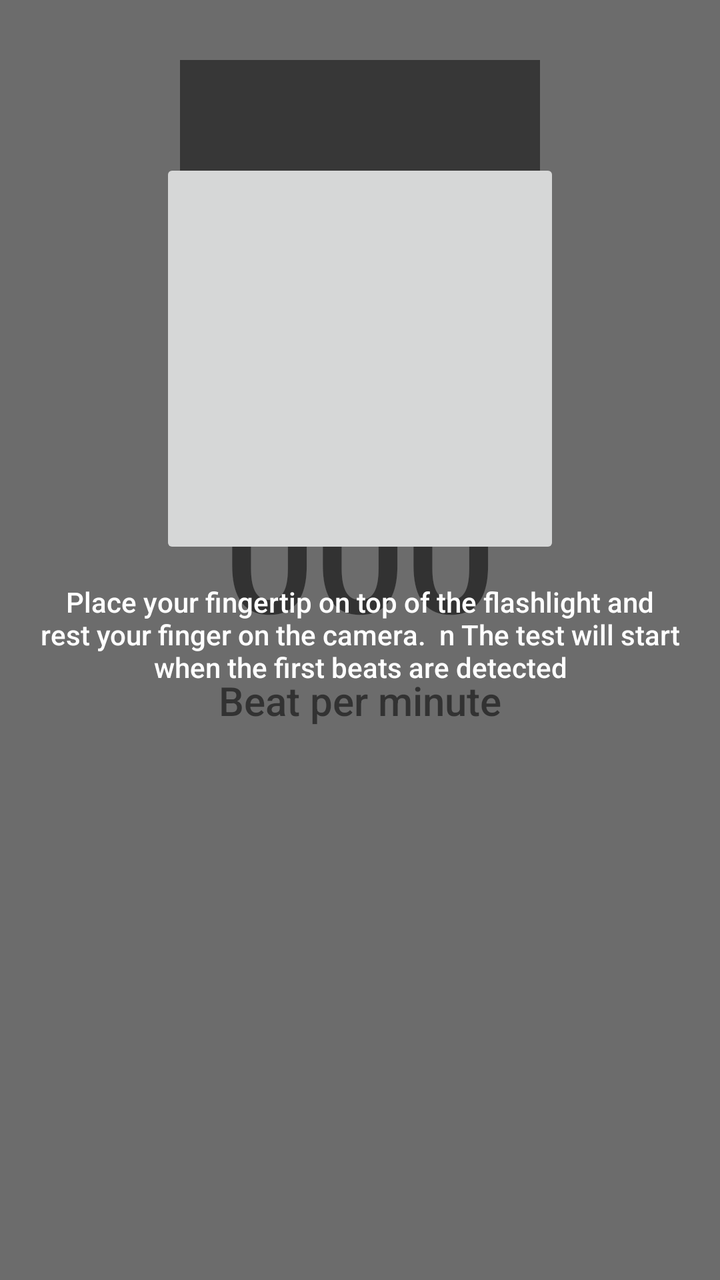
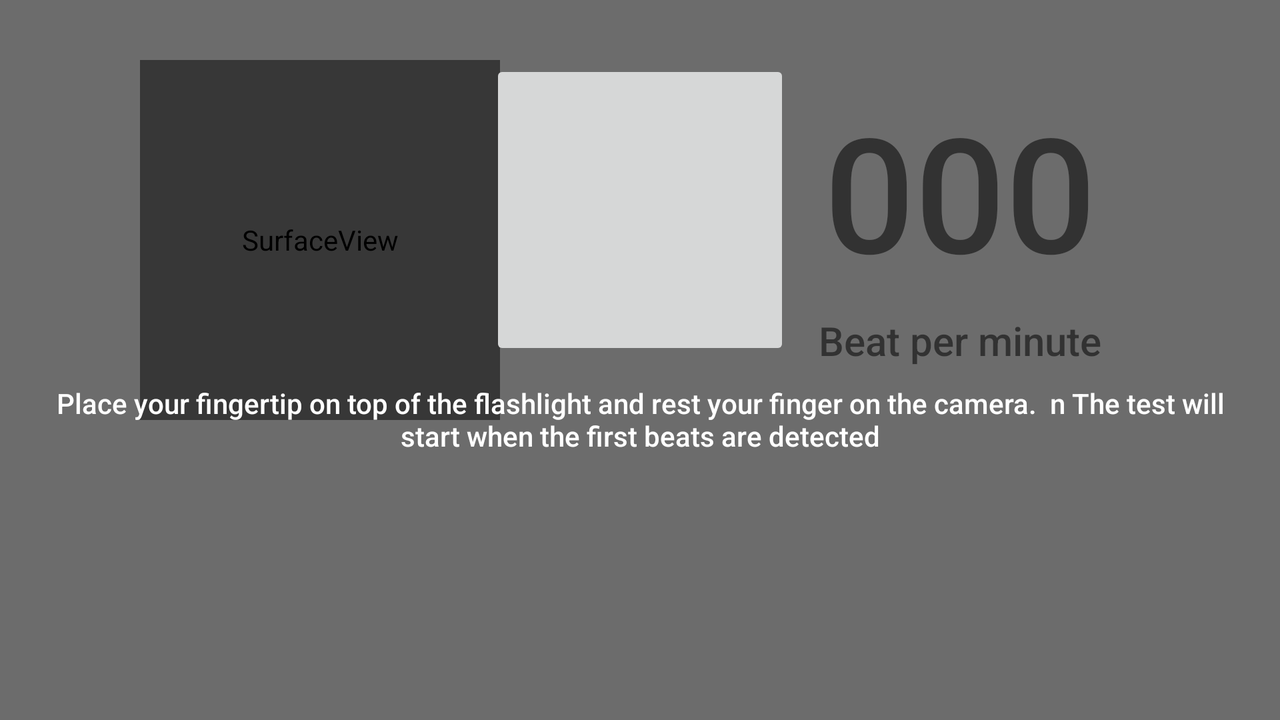

Compare how this app lays out the same screen by default and in its alternative resource folder. The renders come first, then the two layout files and the values they reference.
<!-- AndroidManifest.xml: application theme AppTheme -->
<!-- res/layout/fragment_measuring_pressure.xml -->
<?xml version="1.0" encoding="utf-8"?>
<layout xmlns:android="http://schemas.android.com/apk/res/android"
    xmlns:app="http://schemas.android.com/apk/res-auto"
    xmlns:tools="http://schemas.android.com/tools">

    <ScrollView
        android:layout_width="match_parent"
        android:layout_height="match_parent"
        android:fillViewport="true">

        <android.support.constraint.ConstraintLayout
            android:layout_width="match_parent"
            android:layout_height="wrap_content">

            <SurfaceView
                android:id="@+id/camera_surfaceview"
                android:layout_width="@dimen/measuring_pressure_surfaceview_size"
                android:layout_height="@dimen/measuring_pressure_surfaceview_size"
                android:layout_marginTop="@dimen/screen_title_spacing"
                app:layout_constraintEnd_toEndOf="parent"
                app:layout_constraintStart_toStartOf="parent"
                app:layout_constraintTop_toTopOf="parent" />

            
            
            
            
            
            
            
            
            
            
            
            
            

            
            
            
            
            

            

            <TextView
                android:id="@+id/beat_per_minute_textview"
                android:layout_width="wrap_content"
                android:layout_height="wrap_content"
                android:layout_marginTop="@dimen/medium_vertical_spacing"
                android:fontFamily="sans-serif-medium"
                android:text="@string/empty_beat_per_minute"
                android:textSize="@dimen/beat_per_minute_size"
                app:layout_constraintEnd_toEndOf="parent"
                app:layout_constraintStart_toStartOf="parent"
                app:layout_constraintTop_toBottomOf="@+id/camera_surfaceview" />

            <TextView
                android:id="@+id/beat_per_minute_label_textview"
                android:layout_width="wrap_content"
                android:layout_height="wrap_content"
                android:layout_marginTop="@dimen/small_vertical_spacing"
                android:fontFamily="sans-serif-medium"
                android:text="@string/beats_per_minute"
                android:textSize="@dimen/screen_title"
                app:layout_constraintEnd_toEndOf="parent"
                app:layout_constraintStart_toStartOf="parent"
                app:layout_constraintTop_toBottomOf="@+id/beat_per_minute_textview" />

            <Button
                android:id="@+id/restart_button"
                style="@style/AccentReverseButton"
                android:layout_width="0dp"
                android:layout_height="wrap_content"
                android:layout_marginBottom="@dimen/heavy_vertical_spacing"
                android:layout_marginTop="@dimen/extra_heavy_vertical_spacing"
                android:text="@string/restart_process"
                android:visibility="invisible"
                app:layout_constraintBottom_toBottomOf="parent"
                app:layout_constraintEnd_toEndOf="parent"
                app:layout_constraintStart_toStartOf="parent"
                app:layout_constraintTop_toBottomOf="@+id/beat_per_minute_label_textview"
                app:layout_constraintVertical_bias="1.0" />


            <android.support.constraint.ConstraintLayout
                android:id="@+id/tutorial_container"
                android:layout_width="0dp"
                android:layout_height="0dp"
                android:background="@color/opaque_background_color"
                app:layout_constraintBottom_toBottomOf="parent"
                app:layout_constraintEnd_toEndOf="parent"
                app:layout_constraintStart_toStartOf="parent"
                app:layout_constraintTop_toTopOf="parent">

                
                <ImageButton
                    android:id="@+id/tutorial_imageview"
                    android:layout_width="@dimen/measure_pressure_tutorial_image"
                    android:layout_height="@dimen/measure_pressure_tutorial_image"
                    android:layout_marginTop="@dimen/screen_title_spacing"
                    android:contentDescription="@string/heart_pressure_tutorial"
                    app:layout_constraintBottom_toBottomOf="parent"
                    app:layout_constraintEnd_toEndOf="parent"
                    app:layout_constraintStart_toStartOf="parent"
                    app:layout_constraintTop_toTopOf="parent"
                    app:layout_constraintVertical_bias="0.12" />

                <TextView
                    android:layout_width="0dp"
                    android:layout_height="wrap_content"
                    android:layout_marginEnd="@dimen/heavy_horizontal_spacing"
                    android:layout_marginStart="@dimen/heavy_horizontal_spacing"
                    android:layout_marginTop="@dimen/medium_horizontal_spacing"
                    android:fontFamily="sans-serif-medium"
                    android:text="@string/heart_pressure_tutorial"
                    android:textAlignment="center"
                    android:textColor="@android:color/white"
                    app:layout_constraintEnd_toEndOf="parent"
                    app:layout_constraintStart_toStartOf="parent"
                    app:layout_constraintTop_toBottomOf="@+id/tutorial_imageview" />

            </android.support.constraint.ConstraintLayout>
        </android.support.constraint.ConstraintLayout>

    </ScrollView>
</layout>
<!-- resources referenced by this layout -->
<resources>
  <color name="opaque_background_color">#90000000</color>
  <dimen name="beat_per_minute_size">80sp</dimen>
  <dimen name="extra_heavy_vertical_spacing">32dp</dimen>
  <dimen name="heavy_horizontal_spacing">16dp</dimen>
  <dimen name="heavy_vertical_spacing">16dp</dimen>
  <dimen name="measure_pressure_tutorial_image">200dp</dimen>
  <dimen name="measuring_pressure_surfaceview_size">180dp</dimen>
  <dimen name="medium_horizontal_spacing">12dp</dimen>
  <dimen name="medium_vertical_spacing">12dp</dimen>
  <dimen name="screen_title">20sp</dimen>
  <dimen name="screen_title_spacing">30dp</dimen>
  <dimen name="small_vertical_spacing">8dp</dimen>
  <string name="beats_per_minute">Beat per minute</string>
  <string name="empty_beat_per_minute">000</string>
  <string name="heart_pressure_tutorial">Place your fingertip on top of the flashlight and rest your finger on the camera. \ n The test will start when the first beats are detected</string>
  <string name="restart_process">Restart process</string>
  <style name="AccentReverseButton">
          <item name="android:background">@drawable/accent_reverse_button_background</item>
          <item name="android:textAllCaps">true</item>
          <item name="android:textColor">@color/colorAccent</item>
          <item name="android:textSize">16sp</item>
          <item name="android:layout_marginStart">@dimen/button_horizontal_spacing</item>
          <item name="android:layout_marginEnd">@dimen/button_horizontal_spacing</item>
      </style>
  <style name="AppTheme" parent="Theme.AppCompat.Light.DarkActionBar">
          
          <item name="colorPrimary">@color/colorPrimary</item>
          <item name="colorPrimaryDark">@color/colorPrimaryDark</item>
          <item name="colorAccent">@color/colorAccent</item>
      </style>
  <!-- drawable accent_reverse_button_background: vector/xml drawable (drawable, 3413 chars, omitted) -->
  <color name="colorAccent">#42B7A5</color>3
  <dimen name="button_horizontal_spacing">40dp</dimen>
  <color name="colorPrimary">#FF526B</color>
  <color name="colorPrimaryDark">#ff4d67</color>
</resources>
<!-- res/layout-land/fragment_measuring_pressure.xml (the repository's variant of the layout above) -->
<!-- drawn on the phone turned sideways -->
<?xml version="1.0" encoding="utf-8"?>
<layout xmlns:android="http://schemas.android.com/apk/res/android"
    xmlns:app="http://schemas.android.com/apk/res-auto"
    xmlns:tools="http://schemas.android.com/tools">

    <ScrollView
        android:layout_width="match_parent"
        android:layout_height="match_parent"
        android:fillViewport="true">

        <android.support.constraint.ConstraintLayout
            android:layout_width="match_parent"
            android:layout_height="wrap_content">

            <SurfaceView
                android:id="@+id/camera_surfaceview"
                android:layout_width="@dimen/measuring_pressure_surfaceview_size"
                android:layout_height="@dimen/measuring_pressure_surfaceview_size"
                android:layout_marginTop="@dimen/screen_title_spacing"
                app:layout_constraintEnd_toEndOf="@id/guideline_center_horizontal"
                app:layout_constraintStart_toStartOf="parent"
                app:layout_constraintTop_toTopOf="parent" />

            
            
            
            
            
            
            
            
            
            
            
            
            

            
            
            
            
            

            

            <TextView
                android:id="@+id/beat_per_minute_textview"
                android:layout_width="wrap_content"
                android:layout_height="wrap_content"
                android:layout_marginTop="@dimen/medium_vertical_spacing"
                android:fontFamily="sans-serif-medium"
                android:text="@string/empty_beat_per_minute"
                android:textSize="@dimen/beat_per_minute_size"
                app:layout_constraintEnd_toEndOf="parent"
                app:layout_constraintStart_toStartOf="@id/guideline_center_horizontal"
                app:layout_constraintTop_toTopOf="@+id/camera_surfaceview" />

            <TextView
                android:id="@+id/beat_per_minute_label_textview"
                android:layout_width="wrap_content"
                android:layout_height="wrap_content"
                android:layout_marginTop="@dimen/small_vertical_spacing"
                android:fontFamily="sans-serif-medium"
                android:text="@string/beats_per_minute"
                android:textSize="@dimen/screen_title"
                app:layout_constraintEnd_toEndOf="@id/beat_per_minute_textview"
                app:layout_constraintStart_toStartOf="@id/beat_per_minute_textview"
                app:layout_constraintTop_toBottomOf="@+id/beat_per_minute_textview" />

            <Button
                android:id="@+id/restart_button"
                style="@style/AccentReverseButton"
                android:layout_width="230dp"
                android:layout_height="wrap_content"
                android:layout_marginBottom="@dimen/heavy_vertical_spacing"
                android:layout_marginTop="@dimen/extra_heavy_vertical_spacing"
                android:text="@string/restart_process"
                android:visibility="invisible"
                app:layout_constraintBottom_toBottomOf="parent"
                app:layout_constraintEnd_toEndOf="parent"
                app:layout_constraintStart_toStartOf="parent"
                app:layout_constraintTop_toBottomOf="@+id/beat_per_minute_label_textview"
                app:layout_constraintVertical_bias="1.0" />


            <android.support.constraint.ConstraintLayout
                android:id="@+id/tutorial_container"
                android:layout_width="0dp"
                android:layout_height="0dp"
                android:background="@color/opaque_background_color"
                app:layout_constraintBottom_toBottomOf="parent"
                app:layout_constraintEnd_toEndOf="parent"
                app:layout_constraintStart_toStartOf="parent"
                app:layout_constraintTop_toTopOf="parent">

                
                <ImageButton
                    android:id="@+id/tutorial_imageview"
                    android:layout_width="@dimen/measure_pressure_tutorial_image"
                    android:layout_height="@dimen/measure_pressure_tutorial_image"
                    android:layout_marginTop="@dimen/screen_title_spacing"
                    android:contentDescription="@string/heart_pressure_tutorial"
                    app:layout_constraintEnd_toEndOf="parent"
                    app:layout_constraintStart_toStartOf="parent"
                    app:layout_constraintTop_toTopOf="parent" />

                <TextView
                    android:layout_width="0dp"
                    android:layout_height="wrap_content"
                    android:layout_marginEnd="@dimen/heavy_horizontal_spacing"
                    android:layout_marginStart="@dimen/heavy_horizontal_spacing"
                    android:layout_marginTop="@dimen/medium_horizontal_spacing"
                    android:fontFamily="sans-serif-medium"
                    android:text="@string/heart_pressure_tutorial"
                    android:textAlignment="center"
                    android:textColor="@android:color/white"
                    app:layout_constraintEnd_toEndOf="parent"
                    app:layout_constraintStart_toStartOf="parent"
                    app:layout_constraintTop_toBottomOf="@+id/tutorial_imageview" />

            </android.support.constraint.ConstraintLayout>

            <android.support.constraint.Guideline
                android:layout_width="100dp"
                android:layout_height="1dp"
                android:id="@+id/guideline_center_horizontal"
                app:layout_constraintGuide_percent="0.50"
                android:orientation="vertical"/>
        </android.support.constraint.ConstraintLayout>

    </ScrollView>
</layout>
<!-- resources referenced by the variant -->
<!-- as the phone turned sideways resolves them -->
<resources>
  <color name="opaque_background_color">#90000000</color>
  <dimen name="beat_per_minute_size">80sp</dimen>
  <dimen name="extra_heavy_vertical_spacing">32dp</dimen>
  <dimen name="heavy_horizontal_spacing">16dp</dimen>
  <dimen name="heavy_vertical_spacing">16dp</dimen>
  <!-- from res/values-land/ -->
  <dimen name="measure_pressure_tutorial_image">150dp</dimen>
  <dimen name="measuring_pressure_surfaceview_size">180dp</dimen>
  <dimen name="medium_horizontal_spacing">12dp</dimen>
  <dimen name="medium_vertical_spacing">12dp</dimen>
  <dimen name="screen_title">20sp</dimen>
  <dimen name="screen_title_spacing">30dp</dimen>
  <dimen name="small_vertical_spacing">8dp</dimen>
  <string name="beats_per_minute">Beat per minute</string>
  <string name="empty_beat_per_minute">000</string>
  <string name="heart_pressure_tutorial">Place your fingertip on top of the flashlight and rest your finger on the camera. \ n The test will start when the first beats are detected</string>
  <string name="restart_process">Restart process</string>
  <style name="AccentReverseButton">
          <item name="android:background">@drawable/accent_reverse_button_background</item>
          <item name="android:textAllCaps">true</item>
          <item name="android:textColor">@color/colorAccent</item>
          <item name="android:textSize">16sp</item>
          <item name="android:layout_marginStart">@dimen/button_horizontal_spacing</item>
          <item name="android:layout_marginEnd">@dimen/button_horizontal_spacing</item>
      </style>
  <style name="AppTheme" parent="Theme.AppCompat.Light.DarkActionBar">
          
          <item name="colorPrimary">@color/colorPrimary</item>
          <item name="colorPrimaryDark">@color/colorPrimaryDark</item>
          <item name="colorAccent">@color/colorAccent</item>
      </style>
  <!-- drawable accent_reverse_button_background: vector/xml drawable (drawable, 3413 chars, omitted) -->
  <color name="colorAccent">#42B7A5</color>3
  <dimen name="button_horizontal_spacing">40dp</dimen>
  <color name="colorPrimary">#FF526B</color>
  <color name="colorPrimaryDark">#ff4d67</color>
</resources>
